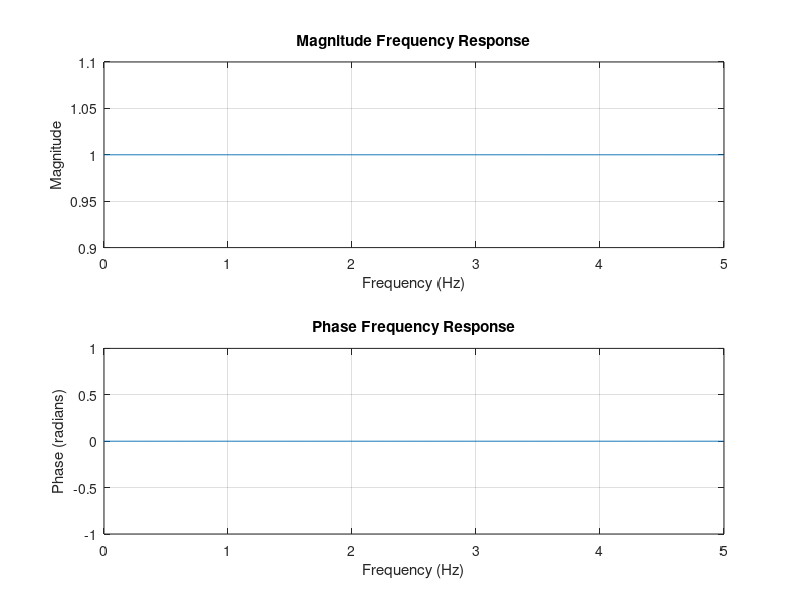

The MATLAB script that drew this image:
c1 = 3;
d1 = [1 3];
fs = 10;
T = 1/fs;

[R1, p1, k1] = residue(c1, d1);
p1 = exp(p1*T);
[b1, a1] = residuez(R1, p1, k1);
b1 = (b1');
a1 = (a1');

[h1, fre] = freqz(b1, a1, 1000, fs);

figure;
subplot(2, 1, 1);
plot(fre, abs(h1));
title('Magnitude Frequency Response');
xlabel('Frequency (Hz)');
ylabel('Magnitude');
grid on;

subplot(2, 1, 2);
plot(fre, angle(h1));
title('Phase Frequency Response');
xlabel('Frequency (Hz)');
ylabel('Phase (radians)');
grid on;